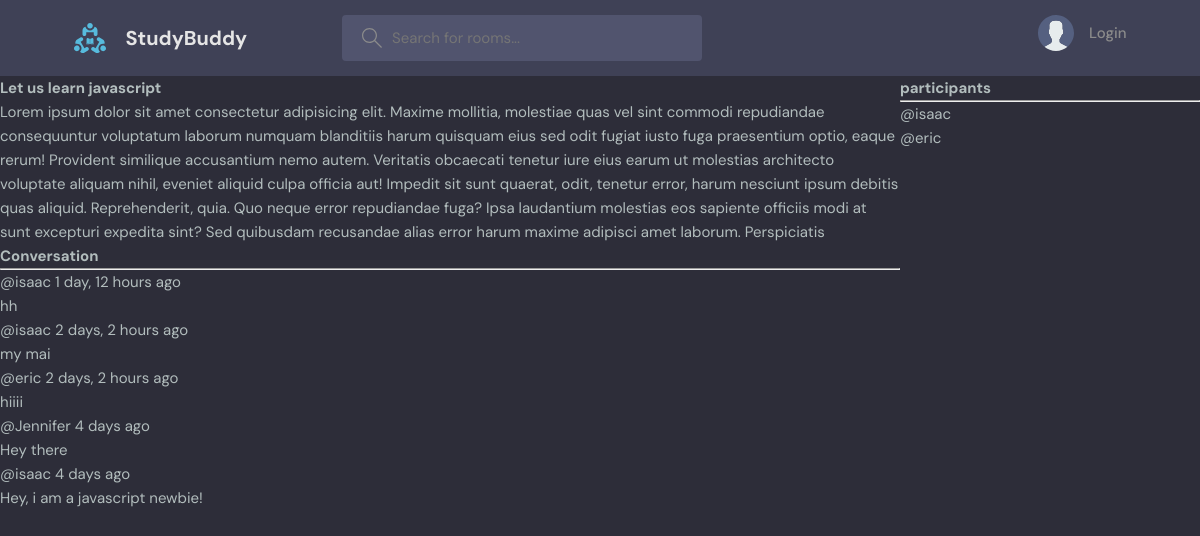
The app's page /room/1/, older data.
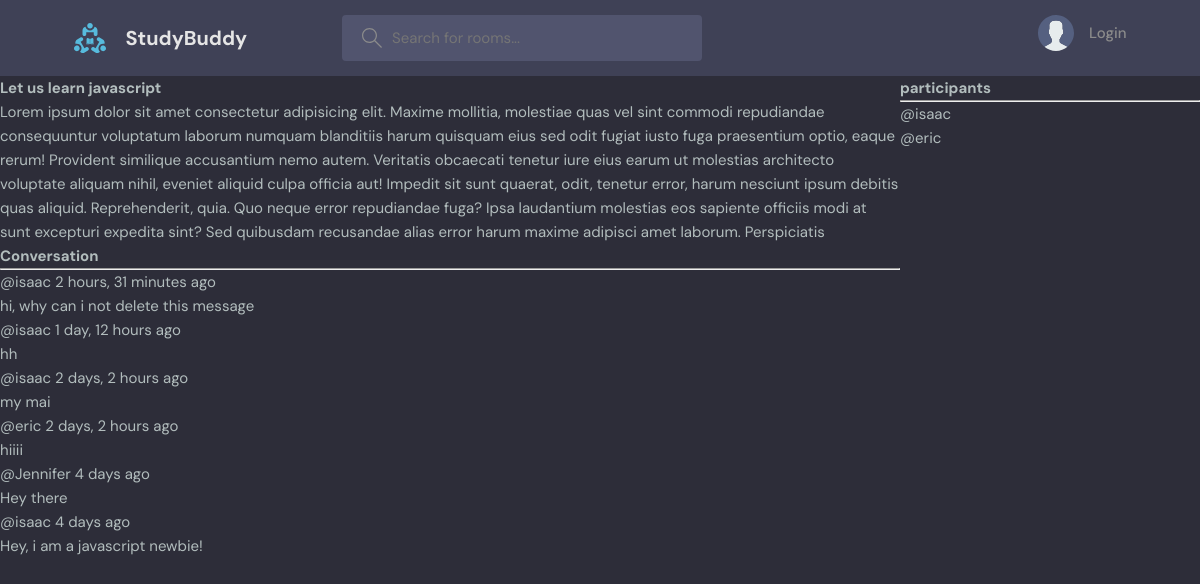
The same page, newer data.
### base/models.py (models this page shows, shortened)
class Message(models.Model):
    user = models.ForeignKey(User, on_delete=models.CASCADE)
    room = models.ForeignKey(Room, on_delete=models.CASCADE)
    body = models.TextField()
    updated = models.DateTimeField(auto_now=True)
    created = models.DateTimeField(auto_now_add=True)
    class Meta:
        ordering = ["-updated", "-created"]

### base/views.py (the view, shortened to what this page needs)
# urls.py: path("room/<str:pk>/", room, name="room"),
def room(request, pk):
    room = Room.objects.get(id=pk)
    room_messages = room.message_set.all()
    participants = room.participants.all()
    context = {"room": room, "room_messages": room_messages,
               "participants": participants}
    return render(request, "base/room.html", context)

### base/templates/base/room.html (shortened to what this page needs)
{%extends "main.html"%} {% block content%}
<div class="room-container">
	<div>
		<h1>{{room.name}}</h1>
		<p>{{room.description}}</p>
		<div class="comment-wrapper">
			<h3>Conversation</h3>
			<hr />
			{% for message in room_messages %}
			<div>
				<small>@{{message.user}} {{message.created|timesince}} ago</small>
				<p>{{message.body}}</p>
			</div>
			{% endfor %}
		</div>
	</div>
	<div>
		<h3>participants</h3>
		<hr />
		{% for user in participants %}
		<div>
			<p>@{{user.username}}</p>
		</div>
		{% endfor %}
	</div>
</div>
{% endblock %}

Row changes from the older to the newer data that the page shows:
added Message: user "isaac", created "2 hours, 31 minutes", body "hi, why can i not delete this message"
